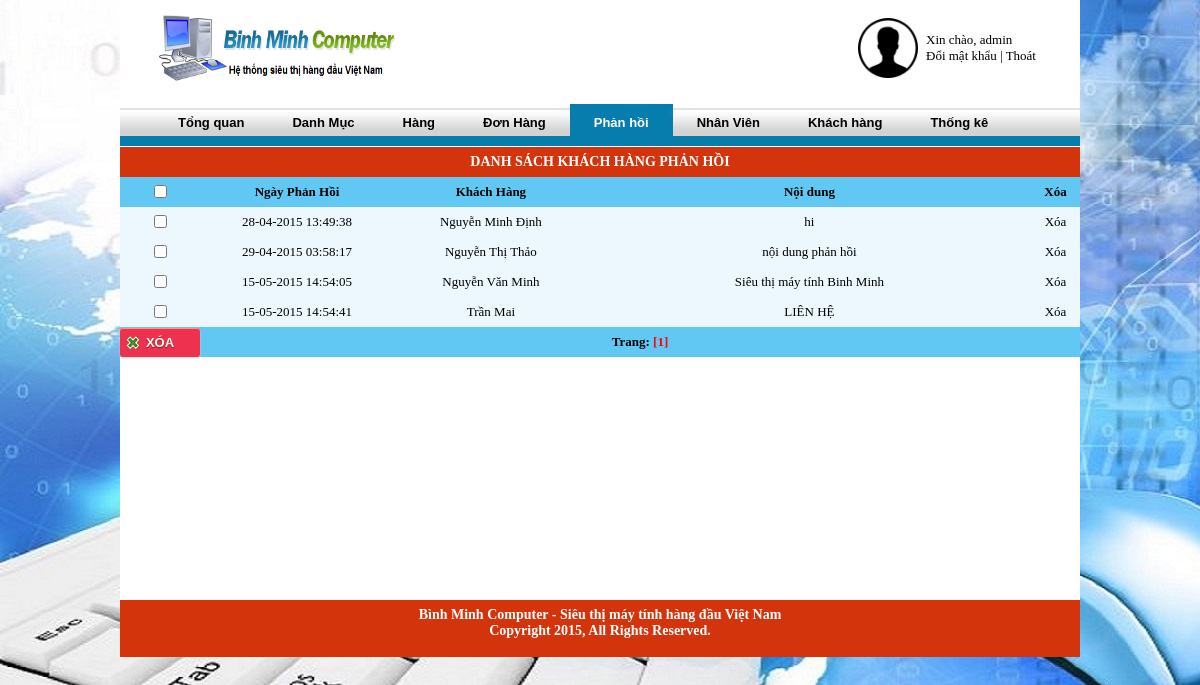
Page /admin/?m=phan-hoi (signed in) on the committed database.
### tables this page shows
CREATE TABLE IF NOT EXISTS `phanhoi` (
  `id_phanhoi` int(10) NOT NULL AUTO_INCREMENT,
  `id_kh` int(11) NOT NULL,
  `hoten` text NOT NULL,
  `diachi` text NOT NULL,
  `email` text NOT NULL,
  `dienthoai` int(11) NOT NULL,
  `noidung` text NOT NULL,
  `ngayphanhoi` datetime NOT NULL,
  PRIMARY KEY (`id_phanhoi`)
);

### admin/function.php (called while the page is built, shortened)
<?php
function ConvertDate_time_db($predate)
{
	$arr1=explode(" ",$predate);
	$arr=substr($arr1[0],0,10);
	$date=explode("-",$arr);
	return $date[2]."-".$date[1]."-".$date[0]." ".$arr1[1] ;
}
?>

### admin/include/phan-hoi.php (the view, shortened to what this page needs)
<form method="post">
<table width="960" border="0" cellspacing="0" cellpadding="0">
  <tr>
    <td colspan="6" class="tieude" align="center">DANH SÁCH KHÁCH HÀNG PHẢN HỒI</td>
  </tr>
  <tr class=dau height="30">
    <td align="center" width="50"><input id="selectall" type="checkbox"> </td>
    <td align="center" width="200">Ngày Phản Hồi</td>
    <td width="200" align="center"> Khách Hàng </td>
    <td align="center" width="460"> Nội dung </td>
    <td align="center" width="50">Xóa</td>
  </tr>
<?php
		$sql3="select * FROM phanhoi order by ngayphanhoi";
		$kq3=mysql_query($sql3);
		if(!$kq3)
			echo "ko có phản hồi";
		else{
		while($r3=mysql_fetch_array($kq3))
		{
			$idlh=$r3["id_phanhoi"];
			$ngaylh=ConvertDate_time_db($r3["ngayphanhoi"]);
			$hoten=$r3["hoten"];$noidung=$r3["noidung"];
  ?>
  <tr class="noidung">
  <td width="50" align="center">
  <input type="checkbox" name="chon[]" class="checkbox1" value="<?=$idlh;?>"/></td>
    <td width="200" height="30" align="center" ><?=$ngaylh; ?></td>
    <td width="200" align="center"><?=$hoten?></td>
    <td width="460" align="center"><?=$noidung; ?></td>
    <td width="50" align="center"><a href="?m=xoa-phan-hoi&idlh=<?=$idlh; ?>" onclick="return checklh()">Xóa</a></td>
  </tr>
 <?php
		}
		}
 ?>
  <tr class=dau>
	<td>
	<input type="submit" class="button del" name="xoa" value='Xóa' onClick="return checklh();document.form.submit();">
    </td>
	<td colspan="9" style="text-align: center;">
		Trang: <a href='#'><font color='#FF0000'>[1]</font>
	</td>
  </tr>
</table>
</form>

### admin/css/main.css (style rules this page uses)
body { background-repeat: repeat-y; margin-left: 0px; margin-top: 0px; margin-right: 0px; margin-bottom: 0px; text-align: center; font-family:Tahoma; font-size:13px; background:url('/admin/img/bg.jpg'); background-attachment: fixed; }
a:link { text-decoration: none; color:#000000; }
.button { border:none!important; border-style: None; text-decoration: none; min-width: 80px; height: 29px; text-align: center; font: bold 13px arial; background: #EE314F!important; color: #ffffff; border-radius: 3px; -moz-border-radius: 3px; -khtml-border-radius: 3px; -webkit-border-radius: 3px; -moz-box-shadow: 0px 3px 0px #ae0c25; -webkit-box-shadow: 0px 3px 0px #ae0c25; cursor:pointer; text-transform: uppercase; }
.button { border-color: #d1371c #d1371c #9f220d; text-shadow: 0 1px 1px #961a07; box-shadow: 0 1px 2px #d6d6d6, inset 0 1px 0 #ff9573; }
input.button.del { background-position: 5px 7px!important; background-image: url(../img/delete.png)!important; background-repeat: no-repeat!important; }
.tieude { color:#FFFFFF; font-family:Tahoma; font-size: 14px; font-weight:bold; background-color:#d4340c;height:30px; }
tr.noidung { background: none repeat scroll 0% 0% #ECF8FD; border-top: 1px solid #FFF; height:30px; }
tr.dau { height:30px; background: none repeat scroll 0% 0% #60C8F2; font-weight: bold; }

### rows in the picture
phanhoi: ngayphanhoi "28-04-2015 13:49:38", hoten "Nguyễn Minh Định", noidung "hi"
phanhoi: ngayphanhoi "29-04-2015 03:58:17", hoten "Nguyễn Thị Thảo", noidung "nội dung phản hồi"
phanhoi: ngayphanhoi "15-05-2015 14:54:05", hoten "Nguyễn Văn Minh", noidung "Siêu thị máy tính Binh Minh"
phanhoi: ngayphanhoi "15-05-2015 14:54:41", hoten "Trần Mai", noidung "LIÊN HỆ"

### other values in the picture
$_SESSION['useradmin'] "admin"
